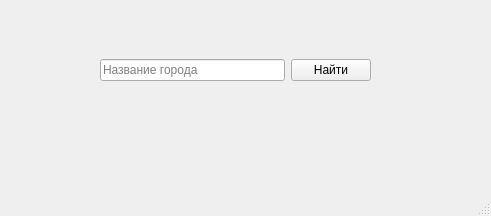
<?xml version="1.0" encoding="UTF-8"?>
<ui version="4.0">
 <class>MainWindow</class>
 <widget class="QMainWindow" name="MainWindow">
  <property name="geometry">
   <rect>
    <x>0</x>
    <y>0</y>
    <width>491</width>
    <height>216</height>
   </rect>
  </property>
  <property name="windowTitle">
   <string>Погода</string>
  </property>
  <widget class="QWidget" name="centralwidget">
   <widget class="QWidget" name="horizontalLayoutWidget">
    <property name="geometry">
     <rect>
      <x>100</x>
      <y>30</y>
      <width>271</width>
      <height>80</height>
     </rect>
    </property>
    <layout class="QHBoxLayout" name="horizontalLayout">
     <item>
      <widget class="QLineEdit" name="lineEdit">
       <property name="placeholderText">
        <string>Название города</string>
       </property>
      </widget>
     </item>
     <item>
      <widget class="QPushButton" name="pushButton">
       <property name="text">
        <string>Найти</string>
       </property>
      </widget>
     </item>
    </layout>
   </widget>
  </widget>
  <widget class="QMenuBar" name="menubar">
   <property name="geometry">
    <rect>
     <x>0</x>
     <y>0</y>
     <width>491</width>
     <height>26</height>
    </rect>
   </property>
  </widget>
  <widget class="QStatusBar" name="statusbar"/>
 </widget>
 <resources/>
 <connections/>
</ui>
